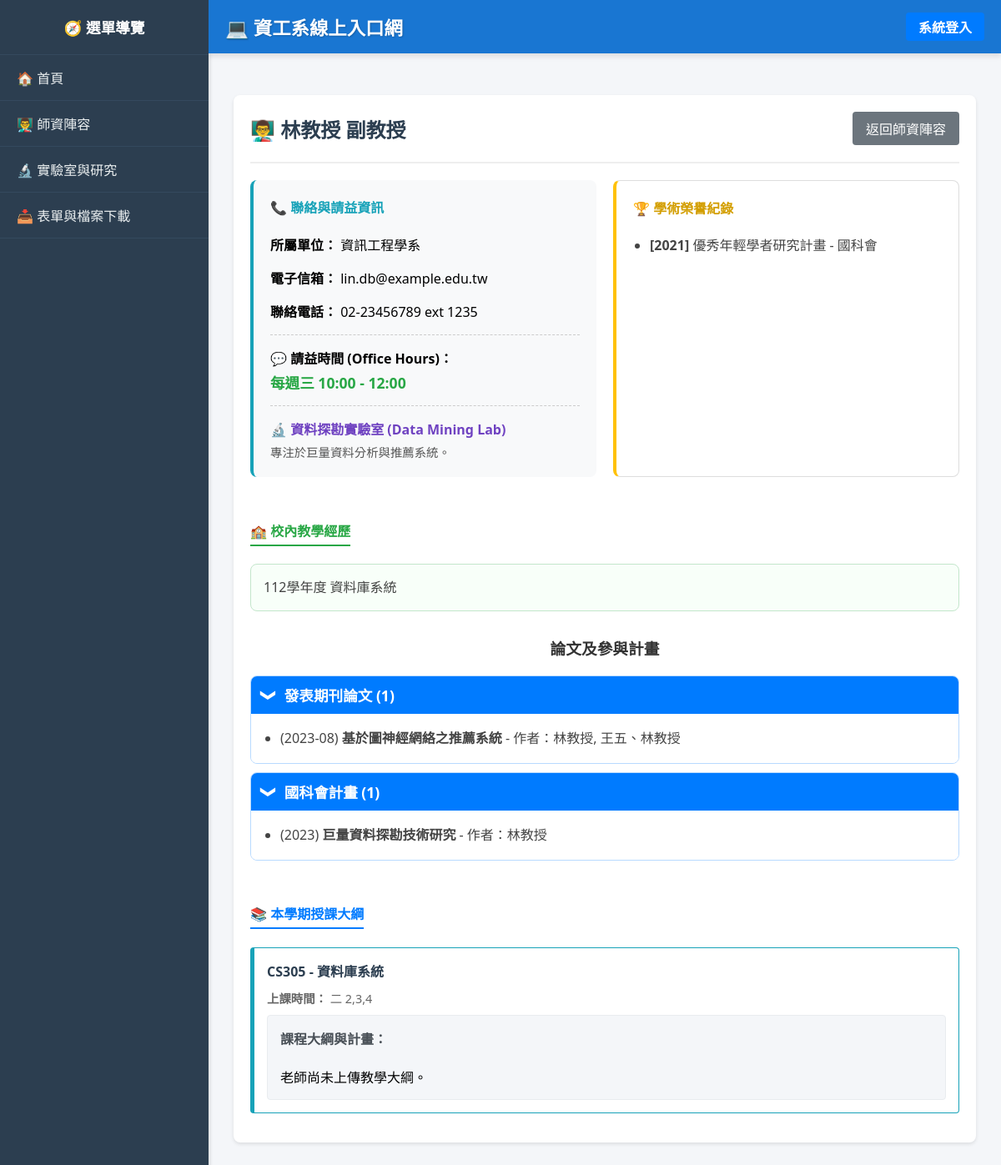
Page /index.php?page=teacher_detail&id=2 on the earlier database version.
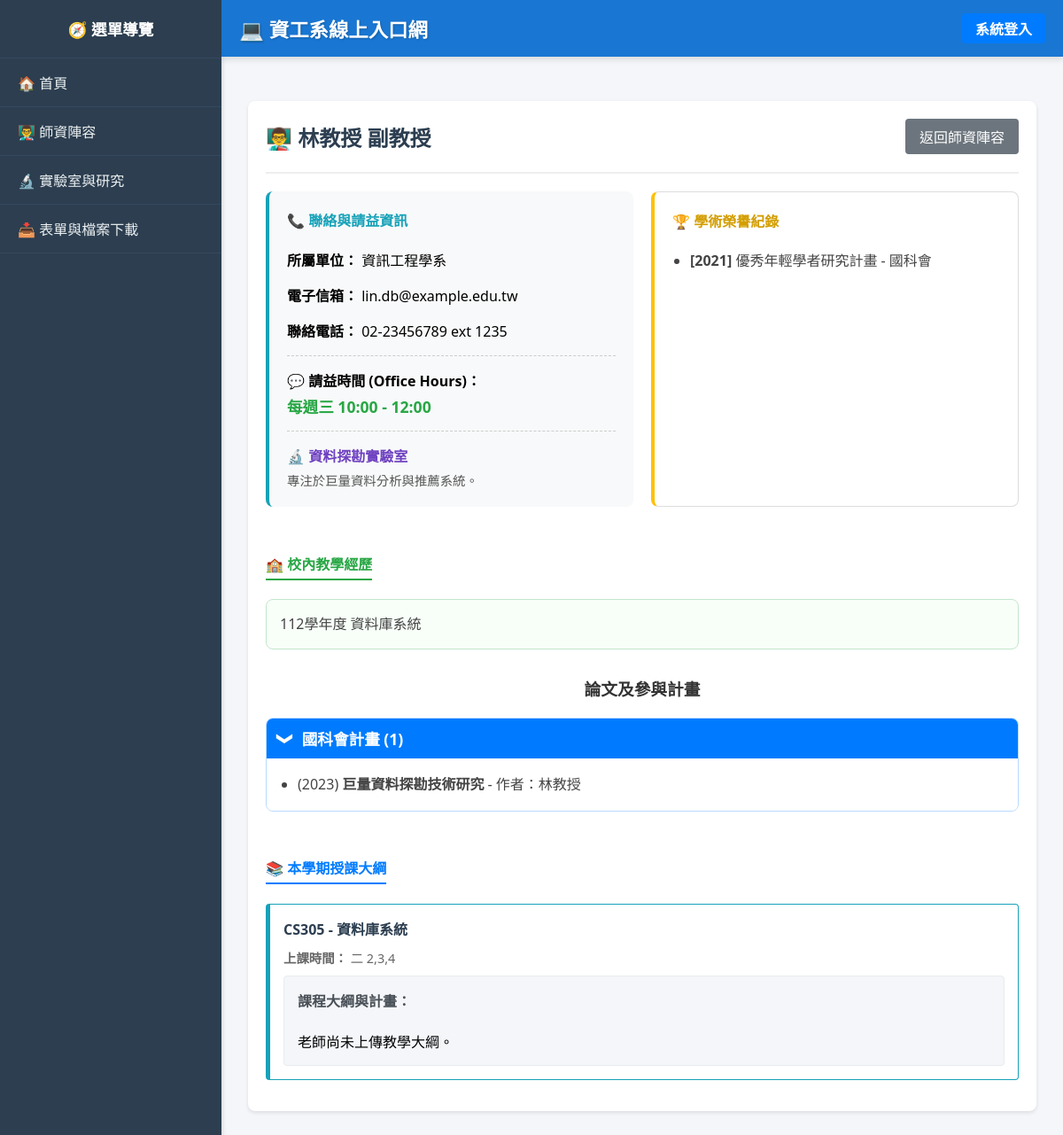
Same page on the later database version.
### tables this page shows
CREATE TABLE Teachers (
    teacher_id INT AUTO_INCREMENT PRIMARY KEY,
    user_id INT NOT NULL,
    name VARCHAR(100) NOT NULL,
    title VARCHAR(100),
    department VARCHAR(100) DEFAULT '資訊工程學系',
    phone VARCHAR(20),
    email VARCHAR(100),
    office_hours VARCHAR(100) DEFAULT NULL COMMENT '請益時間',
    lab_name VARCHAR(100) DEFAULT NULL COMMENT '實驗室名稱',
    lab_info TEXT DEFAULT NULL COMMENT '實驗室簡介與研究方向',
    teaching_experience TEXT DEFAULT NULL COMMENT '校內教學經歷',
    external_experience TEXT DEFAULT NULL COMMENT '校外經歷',
    FOREIGN KEY (user_id) REFERENCES Users(id) ON DELETE CASCADE
);

CREATE TABLE AcademicHonors (
    honor_id INT AUTO_INCREMENT PRIMARY KEY,
    teacher_id INT NOT NULL,
    honor_name VARCHAR(255) NOT NULL,
    awarding_body VARCHAR(255),
    award_year INT,
    FOREIGN KEY (teacher_id) REFERENCES Teachers(teacher_id) ON DELETE CASCADE
);

CREATE TABLE Publications (
    work_id INT AUTO_INCREMENT PRIMARY KEY,
    teacher_id INT NOT NULL,
    work_type VARCHAR(100) NOT NULL,
    title VARCHAR(255) NOT NULL,
    authors TEXT COMMENT '其他作者(不含教師本人)',
    publish_year VARCHAR(50),
    FOREIGN KEY (teacher_id) REFERENCES Teachers(teacher_id) ON DELETE CASCADE
);

CREATE TABLE Courses (
    course_id INT AUTO_INCREMENT PRIMARY KEY,
    course_code VARCHAR(20) NOT NULL,
    course_name VARCHAR(100) NOT NULL,
    semester VARCHAR(10) NOT NULL,
    teacher_id INT,
    capacity INT NOT NULL DEFAULT 50,
    schedule VARCHAR(100),
    room VARCHAR(50) DEFAULT NULL,
    syllabus TEXT,
    weight_assignment INT NOT NULL DEFAULT 30,
    weight_midterm INT NOT NULL DEFAULT 30,
    weight_final INT NOT NULL DEFAULT 40,
    created_at TIMESTAMP DEFAULT CURRENT_TIMESTAMP,
    FOREIGN KEY (teacher_id) REFERENCES Teachers(teacher_id) ON DELETE SET NULL
);

### modules/public/teacher_detail.php (the view, shortened to what this page needs)
<?php
$teacher_id = isset($_GET['id']) ? intval($_GET['id']) : 0;
$stmt = $conn->prepare("SELECT * FROM Teachers WHERE teacher_id = ?");
$stmt->bind_param("i", $teacher_id);
$stmt->execute();
$teacher = $stmt->get_result()->fetch_assoc();
if (!$teacher) {
    echo "<div class='card'><h2>查無此教師</h2><p>找不到該教師的資料。</p></div>";
} else {
?>
<div class="card">
    <div style="display: flex; justify-content: space-between; align-items: center;">
        <h2 style="margin: 0; color: #2c3e50;">👨‍🏫 <?php echo htmlspecialchars($teacher['name']); ?> <?php echo htmlspecialchars($teacher['title']); ?></h2>
        <a href="index.php?page=faculty" class="btn" style="background: #6c757d;">返回師資陣容</a>
    </div>
    <hr style="border-top: 2px solid #eee;">
    <div style="display: grid; grid-template-columns: 1fr 1fr; gap: 20px;">
        <div style="background: #f8f9fa; padding: 20px; border-radius: 8px; border-left: 4px solid #17a2b8;">
            <h4 style="margin-top: 0; color: #17a2b8;">📞 聯絡與請益資訊</h4>
            <p><strong>所屬單位：</strong> <?php echo htmlspecialchars($teacher['department']); ?></p>
            <p><strong>電子信箱：</strong> <?php echo htmlspecialchars($teacher['email']); ?></p>
            <p><strong>聯絡電話：</strong> <?php echo htmlspecialchars($teacher['phone']); ?></p>
            <div style="margin-top: 15px; padding-top: 15px; border-top: 1px dashed #ccc;">
                <p style="margin: 0;"><strong>💬 請益時間 (Office Hours)：</strong></p>
                <p style="color: #28a745; font-weight: bold; margin: 5px 0 0 0; font-size: 1.1em;">
                    <?php echo htmlspecialchars($teacher['office_hours'] ?? '請先透過信箱預約'); ?>
                </p>
            </div>
            <?php if (!empty($teacher['lab_name'])): ?>
            <div style="margin-top: 15px; padding-top: 15px; border-top: 1px dashed #ccc;">
                <h4 style="margin: 0 0 5px 0; color: #6f42c1;">🔬 <?php echo htmlspecialchars($teacher['lab_name']); ?></h4>
                <p style="margin: 0; font-size: 0.9em; color: #555;">
                    <?php echo nl2br(htmlspecialchars($teacher['lab_info'])); ?>
                </p>
            </div>
            <?php endif; ?>
        </div>
        <div style="background: #fff; padding: 20px; border-radius: 8px; border: 1px solid #ddd; border-left: 4px solid #ffc107;">
            <h4 style="margin-top: 0; color: #d39e00;">🏆 學術榮譽紀錄</h4>
            <ul style="padding-left: 20px; margin-bottom: 0; line-height: 1.6; color:#444;">
                <?php
                $honors = $conn->query("SELECT * FROM AcademicHonors WHERE teacher_id = $teacher_id ORDER BY award_year DESC");
                if($honors->num_rows > 0) {
                    while($h = $honors->fetch_assoc()) {
                        $year_str = $h['award_year'] ? "[{$h['award_year']}] " : "";
                        $body_str = $h['awarding_body'] ? " - " . htmlspecialchars($h['awarding_body']) : "";
                        echo "<li><strong>{$year_str}</strong>" . htmlspecialchars($h['honor_name']) . $body_str . "</li>";
                    }
                } else {
                    echo "<li style='color:#999; list-style:none;'>尚無登錄紀錄</li>";
                }
                ?>
            </ul>
        </div>
    </div>
    <?php if (!empty($teacher['teaching_experience'])): ?>
    <div style="margin-top: 30px;">
        <h4 style="color: #28a745; border-bottom: 2px solid #28a745; padding-bottom: 5px; display: inline-block;">🏫 校內教學經歷</h4>
        <div style="background: #f8fff9; padding: 15px; border-radius: 8px; border: 1px solid #c3e6cb; line-height: 1.6; color:#444;">
            <?php echo nl2br(htmlspecialchars($teacher['teaching_experience'])); ?>
        </div>
    </div>
    <?php endif; ?>
    <div style="margin-top: 30px;">
        <h3 style="text-align: center; color: #333; margin-bottom: 20px;">論文及參與計畫</h3>
        <?php
        $pubs_result = $conn->query("SELECT * FROM Publications WHERE teacher_id = $teacher_id ORDER BY publish_year DESC");
        $grouped_pubs = [];
        while($row = $pubs_result->fetch_assoc()) {
            $grouped_pubs[$row['work_type']][] = $row;
        }
        if(!empty($grouped_pubs)) {
            echo "<div style='display:flex; flex-direction:column; gap:10px;'>";
            foreach($grouped_pubs as $type => $items) {
                $count = count($items);
                echo "<div style='background:#f4f9ff; border:1px solid #b8daff; border-radius:8px; overflow:hidden;'>";
                echo "<div onclick='togglePubSection(this)' style='background:#007bff; color:white; padding:10px 15px; font-size:1.1em; font-weight:bold; display:flex; align-items:center; cursor:pointer; user-select:none;'>";
                echo "<span class='toggle-arrow' style='margin-right:10px; display:inline-block; transition:transform 0.2s ease; transform:rotate(90deg);'>❯</span> {$type} ({$count})";
                echo "</div>";
                echo "<div class='pub-content' style='padding:15px; background:#fff; display:block;'>";
                echo "<ul style='margin:0; padding-left:20px; line-height:1.8; color:#444;'>";
                foreach($items as $item) {
                    $year_str = $item['publish_year'] ? "({$item['publish_year']}) " : "";
                    $display_authors = htmlspecialchars($teacher['name']);
                    if (!empty($item['authors'])) {
                        $display_authors .= ', ' . htmlspecialchars($item['authors']);
                    }
                    $author_str = " - 作者：" . $display_authors;
                    echo "<li>{$year_str}<strong>" . htmlspecialchars($item['title']) . "</strong>{$author_str}</li>";
                }
                echo "</ul>";
                echo "</div>";
                echo "</div>";
            }
            echo "</div>";
        } else {
            echo "<p style='text-align:center; color:#999; padding:20px; background:#f8f9fa; border-radius:8px;'>尚無相關研究與計畫資料</p>";
        }
        ?>
    </div>
    <div style="margin-top: 30px;">
        <h4 style="color: #007bff; border-bottom: 2px solid #007bff; padding-bottom: 5px; display: inline-block;">📚 本學期授課大綱</h4>
        <?php
        $courses = $conn->prepare("SELECT course_code, course_name, schedule, syllabus FROM Courses WHERE teacher_id = ? AND semester = '113-1'");
        $courses->bind_param("i", $teacher_id);
        $courses->execute();
        $courses_result = $courses->get_result();
        if ($courses_result->num_rows > 0) {
            while ($c = $courses_result->fetch_assoc()) {
                echo "<div style='border: 1px solid #17a2b8; border-left: 5px solid #17a2b8; border-radius: 4px; padding: 15px; margin-bottom: 15px; background: #fff;'>";
                echo "<h4 style='margin: 0 0 10px 0; color: #2c3e50;'>" . htmlspecialchars($c['course_code']) . " - " . htmlspecialchars($c['course_name']) . "</h4>";
                echo "<p style='margin: 0 0 10px 0; font-size: 0.9em; color: #666;'><strong>上課時間：</strong> " . htmlspecialchars($c['schedule']) . "</p>";
                echo "<div style='background: #f4f6f9; padding: 15px; border-radius: 4px; border: 1px solid #e9ecef;'>";
                echo "<strong style='color: #495057;'>課程大綱與計畫：</strong><br><br>";
                echo nl2br(htmlspecialchars($c['syllabus'] ?? '老師尚未上傳教學大綱。'));
                echo "</div></div>";
            }
        } else {
            echo "<p style='color: #666; background: #f8f9fa; padding: 15px; border-radius: 4px;'>本學期暫無排定課程。</p>";
        }
        ?>
    </div>
</div>
<?php } ?>

### index.php (shortened to what this page needs)
﻿<?php
$role = isset($_SESSION['role']) ? $_SESSION['role'] : 'Guest';
$page = isset($_GET['page']) ? $_GET['page'] : 'home';
?>
<!DOCTYPE html>
<html lang="zh-TW">
<head>
    <link rel="stylesheet" href="assets/css/style.css">
</head>
<body>
    <div class="sidebar">
        <h2>🧭 選單導覽</h2>
        <?php
        if ($role == 'Admin') {
            include 'includes/sidebar_admin.php';
        } elseif ($role == 'Teacher') {
            include 'includes/sidebar_teacher.php';
        } elseif ($role == 'Student') {
            include 'includes/sidebar_student.php';
        } else {
            include 'includes/sidebar_public.php';
        }
        ?>
    </div>
    <div class="main-content">
        <?php include 'includes/header.php'; ?>
        <div class="content-area">
            <?php
            if ($page == 'login') {
                include 'login.php';
            } else {
                $module_path = '';
                $page_name = basename($page);
                if (in_array($page_name, ['home', 'faculty', 'labs', 'teacher_detail', 'downloads', 'syllabus_detail', 'change_password'])) {
                    $module_path = 'modules/public/' . $page_name . '.php';
                } else if ($role == 'Admin' && in_array($page_name, ['manage_accounts', 'manage_courses', 'manage_enrollments', 'review_reservations', 'review_messages', 'manage_files', 'view_database', 'admin_logs'])) {
                    $module_path = 'modules/admin/' . $page_name . '.php';
                } else if ($role == 'Teacher' && in_array($page_name, ['profile', 'syllabus', 'grading'])) {
                    $module_path = 'modules/teacher/' . $page_name . '.php';
                } else if ($role == 'Student' && in_array($page_name, ['course_selection', 'my_schedule', 'reservation', 'message'])) {
                    $module_path = 'modules/student/' . $page_name . '.php';
                }
                if ($module_path != '' && file_exists($module_path)) {
                    include $module_path;
                } else {
                    echo "<div class='card' style='border-left: 4px solid #dc3545;'><h2>⚠️ 發生錯誤</h2><p>您請求的頁面不存在，或您沒有權限瀏覽此頁面。</p></div>";
                }
            }
            ?>
        </div>
    </div>
</body>
</html>

### includes/sidebar_public.php
<a href="index.php?page=home">🏠 首頁</a>
<a href="index.php?page=faculty">👨‍🏫 師資陣容</a>
<a href="index.php?page=labs">🔬 實驗室與研究</a>
<a href="index.php?page=downloads">📥 表單與檔案下載</a>

### includes/header.php (shortened to what this page needs)
<?php
$display_name = isset($_SESSION['username']) ? $_SESSION['username'] : '使用者';
?>
<div style="background: #1976d2; color: #fff; padding: 15px 20px; display: flex; justify-content: space-between; align-items: center; border-radius: 0; margin-bottom: 20px; box-shadow: 0 4px 6px rgba(0,0,0,0.1);">
    <h2 style="margin: 0; font-size: 1.4em; text-shadow: 1px 1px 2px rgba(0,0,0,0.2);">💻 資工系線上入口網</h2>
    <div style="display: flex; align-items: center; gap: 15px;">
        <?php if (isset($_SESSION['user_id'])): ?>
            <span style="color: #f8f9fa;">👤 歡迎，<strong><?php echo htmlspecialchars($display_name); ?></strong> (<?php echo $_SESSION['role']; ?>)</span>
            <a href="index.php?page=change_password" style="color: #fff; text-decoration: none; font-weight: bold; border: 1px solid #fff; padding: 4px 10px; border-radius: 4px; background: rgba(255, 255, 255, 0.15); transition: 0.2s;" onmouseover="this.style.background='rgba(255,255,255,0.3)'" onmouseout="this.style.background='rgba(255,255,255,0.15)'">🔑 更改密碼</a>
            <a href="logout.php" style="background: #dc3545; color: white; text-decoration: none; padding: 5px 12px; border-radius: 4px; font-weight: bold; box-shadow: 0 2px 4px rgba(0,0,0,0.15);">🚪 登出</a>
        <?php else: ?>
            <a href="index.php?page=login" style="background: #007bff; color: white; text-decoration: none; padding: 5px 15px; border-radius: 4px; font-weight: bold;">系統登入</a>
        <?php endif; ?>
    </div>
</div>

### assets/css/style.css (style rules this page uses)
.sidebar { width: 250px; background-color: #2c3e50; color: #fff; display: flex; flex-direction: column; overflow-y: auto; box-shadow: 2px 0 4px rgba(0,0,0,0.1); }
.sidebar h2 { text-align: center; padding: 20px 0; border-bottom: 1px solid #34495e; margin: 0; font-size: 1.1rem; font-weight: 600; }
.sidebar a { padding: 15px 20px; color: #ecf0f1; text-decoration: none; border-bottom: 1px solid #34495e; display: block; transition: all 0.3s ease; font-weight: 500; }
.main-content { flex: 1; display: flex; flex-direction: column; overflow: hidden; }
.content-area { padding: 30px; overflow-y: auto; flex: 1; }
.card { background: #fff; border-radius: 8px; padding: 20px; box-shadow: 0 2px 4px rgba(0,0,0,0.1); margin-bottom: 20px; }
.card h2 { margin-top: 0; color: #2c3e50; }
button, .btn { padding: 8px 16px; background: #007bff; color: white; border: none; border-radius: 4px; cursor: pointer; text-decoration: none; display: inline-block; transition: all 0.3s ease; font-weight: 500; }
hr { border: none; border-top: 1px solid #e0e0e0; margin: 20px 0; }

Differences in the rows shown:
removed publications: publish_year "(2023-08)", title "基於圖神經網絡之推薦系統", author_str "- 作者：林教授, 王五、林教授", shown under "發表期刊論文"
changed teachers "林教授": lab_name "資料探勘實驗室 (Data Mining Lab)" → "資料探勘實驗室"
Other differences:
list line gone: "❯ 發表期刊論文 ( 1 )"
